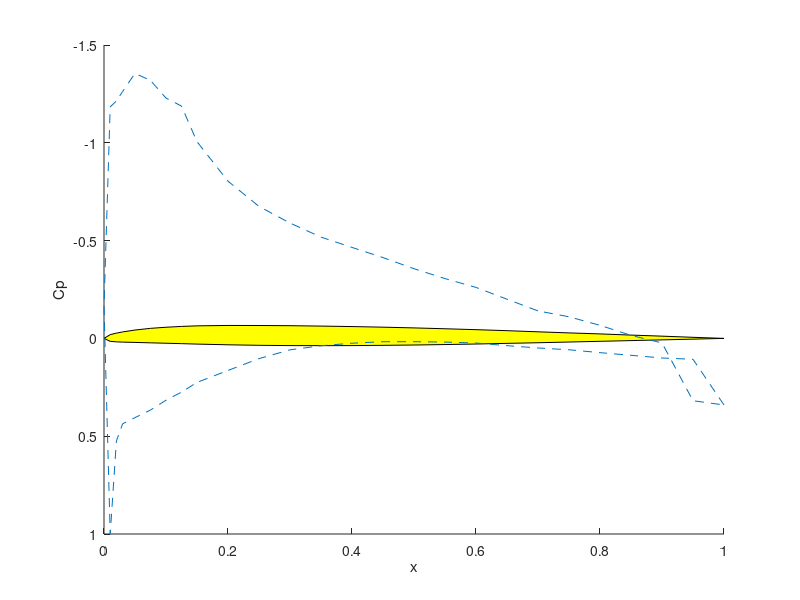

This figure's MATLAB source:
%Author: Reza Samarghandi
%
%E-mail: Rezasamarghandi@yahoo.com



clear
clc
close all


chord = 1; % chord
Umag = 100.0; % magnitude of the incident velocity
alpha = 4; % angle of attack in degrees


coor = load('v23010.dat');

NumPan=length(coor)-1;
for i=1:NumPan
    point1(i,1) = coor(i,1);
    point1(i,2) = coor(i,2);
    point2(i,1) = coor(i+1,1);
    point2(i,2) = coor(i+1,2);
end

for i=1:NumPan
    dx = point2(i,1)-point1(i,1);
    dy = point2(i,2)-point1(i,2);
    dl(i) = sqrt( (point2(i,1)-point1(i,1))^2 + (point2(i,2)-point1(i,2))^2);
    th(i) = atan2(dy,dx);
    tnx(i) = cos(th(i));
    tny(i) = sin(th(i));
    vnx(i) = -tny(i);
    vny(i) = tnx(i);
end

for i=1:NumPan
    midp(i,1) = 0.5*(point1(i,1)+point2(i,1));
    midp(i,2) = 0.5*(point1(i,2)+point2(i,2));
end

for i=1:NumPan
    
    for j=1:NumPan
        
        xt = midp(i,1) - point1(j,1);
        yt = midp(i,2) - point1(j,2);
        x = xt*tnx(j) + yt*tny(j);
        y = -xt*tny(j) + yt*tnx(j);
        x1 = 0.0; y1 = 0.0;
        x2t = point2(j,1) - point1(j,1);
        y2t = point2(j,2) - point1(j,2);
        x2 = x2t*tnx(j) + y2t*tny(j);
        r1 = sqrt(x^2+y^2);
        r2 = sqrt((x-x2)*(x-x2)+y^2);
        th1 = atan2(y,x);
        th2 = atan2(y,x-x2);
        if(i==j) % self-induced velocity
            ax1 = 0.5*(x/x2-1.0);
            ay1 = 1.0/(2*pi);
            ax2 =-0.5*x/x2;
            ay2 =-1.0/(2*pi);
        else
            dth = th2-th1;
            rrt = r2/r1;
            rrtl = log(rrt);
            fcc = 1/(2*pi*x2);
            ax1 = fcc*( y*rrtl + (x-x2)*dth );
            ay1 = fcc*((x-x2)*rrtl - y*dth + x2);
            ax2 = -fcc*(y*rrtl + x*dth );
            ay2 = -fcc*(x*rrtl - y*dth + x2);
        end
        
        ux1 = ax1*tnx(j) - ay1*tny(j);
        uy1 = ax1*tny(j) + ay1*tnx(j);
        ux2 = ax2*tnx(j) - ay2*tny(j);
        uy2 = ax2*tny(j) + ay2*tnx(j);
        
        if(j==1)
            a(i,1)= ux1*vnx(i) + uy1*vny(i);
            holda = ux2*vnx(i) + uy2*vny(i);
        elseif(j==NumPan)
            a(i,NumPan) = ux1*vnx(i) + uy1*vny(i) + holda;
            a(i,NumPan+1) = ux2*vnx(i) + uy2*vny(i);
        else
            a(i,j)= ux1*vnx(i) + uy1*vny(i) + holda;
            holda = ux2*vnx(i) + uy2*vny(i);
        end
        
        if(j==1)
            b(i,1)= ux1*tnx(i) + uy1*tny(i);
            holdb = ux2*tnx(i) + uy2*tny(i);
        elseif(j==NumPan)
            b(i,NumPan) = ux1*tnx(i) + uy1*tny(i) + holdb;
            b(i,NumPan+1) = ux2*tnx(i) + uy2*tny(i);
        else
            b(i,j)= ux1*tnx(i) + uy1*tny(i) + holdb;
            holdb = ux2*tnx(i) + uy2*tny(i);
        end
    end
end

a(NumPan+1,1) = 1.0;%the Kutta condition
a(NumPan+1,NumPan+1) = 1.0;%the Kutta condition
alfa = alpha*pi/180.0;
coalf = cos(alfa); sialf = sin(alfa);
Ux = Umag*coalf; Uy = Umag*sialf;
for i=1:NumPan
    rhs(i) = -Ux*vnx(i)-Uy*vny(i);
end
rhs(NumPan+1)=0.0;

gamma = rhs/a';

circ = 0.0; % circulation
circgam = 0.0; % circulation in terms of gamma
for i=1:NumPan
    tnvel = Ux*tnx(i)+Uy*tny(i); % tangential velocity
    for j=1:NumPan+1
        tnvel = tnvel + b(i,j)*gamma(j);
    end
    circ = circ - tnvel*dl(i); % circulation
    circgam = circgam +0.5*(gamma(i)+gamma(i+1))*dl(i); % circulation
    cp(i) = 1.0-tnvel*tnvel/(Umag*Umag); % pressure coefficient
end
cp(NumPan+1)=cp(1);

hold on
patch(coor(:,1),-coor(:,2),'y')
plot(coor(:,1),cp,'--')
axis ij
xlabel('x')
ylabel('Cp')


cy = 0.0;
cx = 0.0;

for i=1:NumPan
    
    cy = cy-cp(i)*dl(i)*vny(i);
    cx = cx-cp(i)*dl(i)*vnx(i);
    
    
end


cy = cy/chord;
cx = cx/chord;

cd =  cx*coalf+cy*sialf; %drag coefficient in wind axis
cl = -cx*sialf+cy*coalf; %lift coefficient in wind axis

fprintf('CL= %f \n',cl)
fprintf('CD= %f \n',cd)

